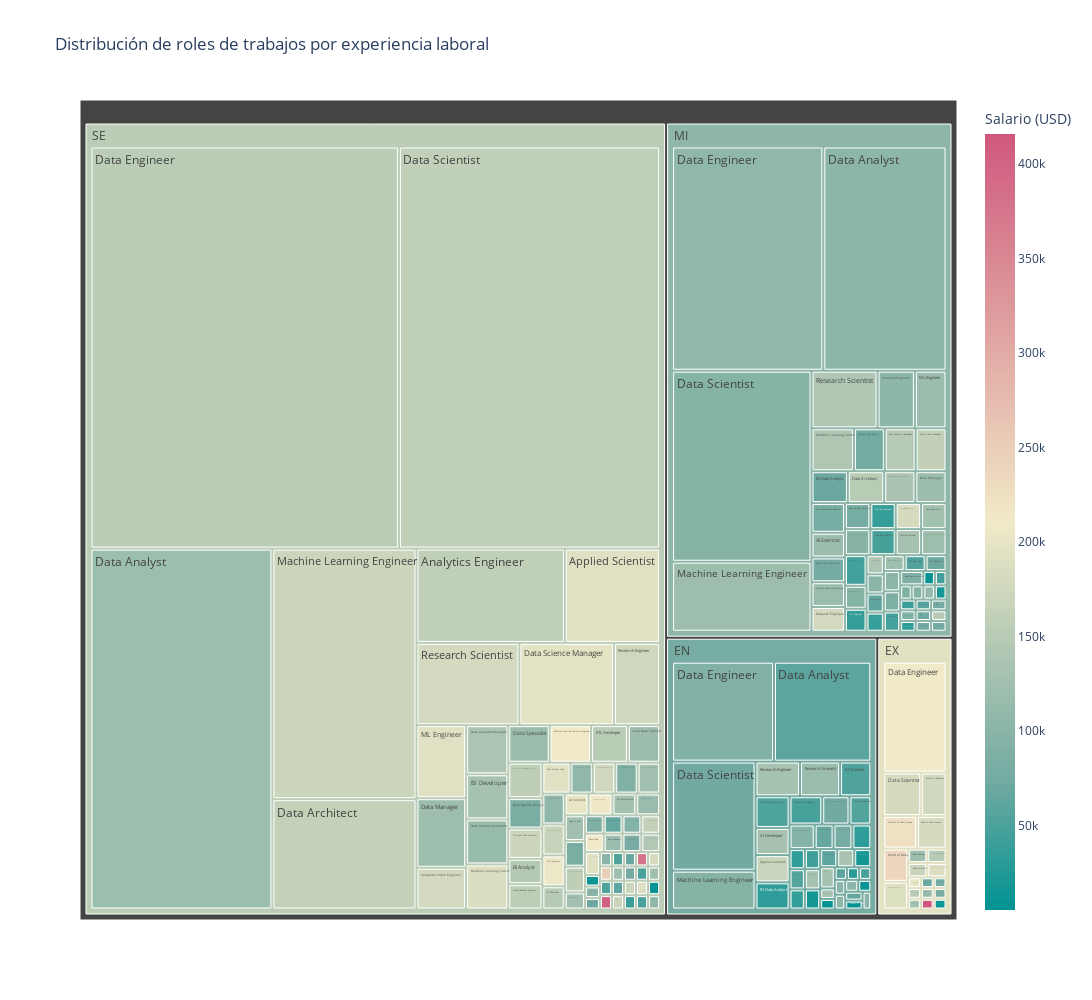

Here is the notebook cell this chart was saved with:
### Code cell
etiquetas={'count':'Cantidad','parent':'Nivel de experiencia', 'salary_in_usd':'Salario (USD)'}
fig = px.treemap(df, path=['experience_level', 'job_title'],
                 title='Distribución de roles de trabajos por experiencia laboral', color='salary_in_usd', color_continuous_scale='tealrose', labels= etiquetas)
fig.update_layout(
    autosize=False,
    width=1300,
    height=1000)

### Figure 1 — Plotly figure (JSON) as saved in the notebook; plotly's stock layout.template omitted (floating-point values rounded to 4 significant figures; data arrays with more than 128 entries replaced by an {"elided": "..."} marker saying what was removed)
{"data": [{"branchvalues": "total", "customdata": {"elided": "196x1 float values"}, "domain": {"x": [0, 1], "y": [0, 1]}, "hovertemplate": "labels=%{label}<br>Cantidad=%{value}<br>Nivel de experiencia=%{parent}<br>id=%{id}<br>Salario (USD)=%{color}<extra></extra>", "ids": {"elided": "196 str values"}, "labels": {"elided": "196 str values"}, "marker": {"coloraxis": "coloraxis", "colors": {"elided": "196 float values"}}, "name": "", "parents": {"elided": "196 str values"}, "type": "treemap", "values": {"elided": "196 int values"}}], "layout": {"autosize": false, "coloraxis": {"colorbar": {"title": {"text": "Salario (USD)"}}, "colorscale": [[0, "rgb(0, 147, 146)"], [0.1667, "rgb(114, 170, 161)"], [0.3333, "rgb(177, 199, 179)"], [0.5, "rgb(241, 234, 200)"], [0.6667, "rgb(229, 185, 173)"], [0.8333, "rgb(217, 137, 148)"], [1, "rgb(208, 88, 126)"]]}, "height": 1000, "legend": {"tracegroupgap": 0}, "title": {"text": "Distribución de roles de trabajos por experiencia laboral"}, "width": 1300}}
